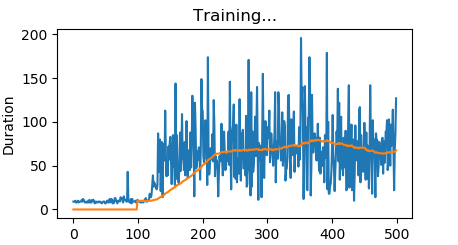

The Python source for this figure:
import gym
import math
import random
import numpy as np
import matplotlib
import matplotlib.pyplot as plt
from collections import namedtuple
from itertools import count
from PIL import Image
import torch
import torch.nn as nn
import torch.optim as optim
import torch.nn.functional as F
import torchvision.transforms as T
import sys

device = torch.device("cuda" if torch.cuda.is_available() else "cpu")

#Container to store timestep info
Experience = namedtuple(
    'Experience',
    ('state', 'action', 'next_state', 'reward', 'done')
)

#Environement
env = gym.make('CartPole-v0')
num_states = env.observation_space.shape[0]
num_actions = env.action_space.n


#Hyper-params
batch_size = 128        #size of batch to train the network
gamma = 0.999           #discount factor
eps_start = 0.99        #epsilon start value
eps_end = 0.01          #epsilon end value
eps_decay = 0.001       #epsilon decay rate
target_update = 5       #number of episodes to update the target network from the policy network
memory_size = 100000    #Experience replay buffer size
lr = 0.001              #learning rate for Adam
num_episodes = 500      #number of episodes

#Deep Q Network
class DQN(nn.Module):
    def __init__(self, num_inputs, num_actions):
        super(DQN, self).__init__()
        self.fc1 = nn.Linear(in_features=num_inputs, out_features=32)       #Dense Layer 1
        self.fc2 = nn.Linear(in_features=32, out_features=32)               #Dense Layer 2
        self.out = nn.Linear(in_features=32, out_features=num_actions)      #Output Layer

    def forward(self, t):
        t = F.relu(self.fc1(t))
        t = F.relu(self.fc2(t))
        t = self.out(t)
        return t

policy_net = DQN(num_states, num_actions).to(device)            #Network to get values for current states
target_net = DQN(num_states, num_actions).to(device)            #Network to get values for future states
optimizer = optim.Adam(params=policy_net.parameters(), lr=lr)   #Adam optimizer for neural network


class Agent():
    def __init__(self, num_actions, start, end, decay):
        self.current_step = 0
        self.num_actions = num_actions
        self.start = start
        self.end = end
        self.decay = decay

    def select_action(self, state):
        random_number = random.random()
        epsilon = self.end + (self.start - self.end) * \
            math.exp(-1. * self.current_step * self.decay)
        self.current_step += 1
        if random_number < epsilon:
            return env.action_space.sample()                    #Select random action
        else:
            q_values = policy_net(state).cpu().data.numpy()     
            return np.argmax(q_values)                          #Select the action with max Q value for the given state


class ReplayMemory():
    def __init__(self, capacity):
        self.capacity = capacity
        self.memory = []
        self.mem_count = 0

    def push(self, experience):                                 #Add experience to the buffer
        if len(self.memory) < self.capacity:
            self.memory.append(experience)
        else:
            self.memory[self.mem_count % self.capacity] = experience
        self.mem_count += 1

    def sample(self, batch_size):                               #Returns a random sample of size = batch_size from the buffer to train the network
        states, actions, rewards, next_states, dones = [], [], [], [], []
        idx = np.random.choice(len(self.memory), batch_size)
        for i in idx:
            experience = self.memory[i]
            state, action, next_state, reward, done = experience
            states.append(np.array(state, copy=False))
            actions.append(np.array(action, copy=False))
            rewards.append(reward)
            next_states.append(np.array(next_state, copy=False))
            dones.append(done)
        states = torch.as_tensor(
            np.array(states), dtype=torch.float32, device=device)
        actions = torch.as_tensor(np.array(actions), device=device)
        rewards = torch.as_tensor(
            np.array(rewards, dtype=np.float32), device=device
        )
        next_states = torch.as_tensor(
            np.array(next_states), dtype=torch.float32, device=device)
        dones = torch.as_tensor(
            np.array(dones, dtype=np.float32), device=device)
        return states, actions, rewards, next_states, dones        

    def can_provide_sample(self, batch_size):
        return len(self.memory) >= batch_size
    


def get_moving_average(period, values):     #Calculate the average of last 100 episodes
    values = torch.tensor(values, dtype=torch.float)
    if len(values) >= period:
        moving_avg = values.unfold(dimension=0, size=period, step=1).mean(dim=1).flatten(start_dim=0)
        moving_avg = torch.cat((torch.zeros(period-1), moving_avg))
        return moving_avg.numpy()
    else:
        moving_avg = torch.zeros(len(values))
        return moving_avg.numpy()


def plot(values, moving_avg_period):    #Helper function to plot the durations vs episodes
    plt.figure(2)
    plt.clf()
    plt.title('Training...')
    plt.xlabel('Episode')
    plt.ylabel('Duration')
    plt.plot(values)

    moving_avg = get_moving_average(moving_avg_period, values)
    plt.plot(moving_avg)
    print("Episode", len(values), "\n", moving_avg_period, "episode moving avg:", moving_avg[-1])
    plt.savefig("cartpole.png")
    plt.pause(0.001)
    

def train(states, actions, rewards, next_states, dones):            #Train the network
    max_q_values = target_net(next_states).max(-1).values
    target_q_values = (1. - dones) * gamma * max_q_values + rewards
    
    current_q_values = policy_net(states)
    action_masks = F.one_hot(actions, num_actions)
    masked_q_values = torch.sum(action_masks * current_q_values, dim = -1)
    loss = F.mse_loss(masked_q_values, target_q_values.detach())
    optimizer.zero_grad()
    loss.backward()
    optimizer.step()
    return loss

def main():
    agent = Agent(num_actions, eps_start, eps_end, eps_decay)
    memory = ReplayMemory(memory_size)
    
    target_net.eval()
    episode_durations = []
    
    my_lr_scheduler = optim.lr_scheduler.ExponentialLR(optimizer=optimizer, gamma=0.9)     #Learning rate scheduler
    solved = False

    for episode in range(num_episodes):
        state = env.reset().astype(np.float32)
        for timestep in count():
            state_in = torch.from_numpy(np.expand_dims(state, axis=0)).to(device)
            action = agent.select_action(state_in)
            next_state, reward, done, _ = env.step(action)
            next_state = next_state.astype(np.float32)
            memory.push(Experience(state, action, next_state, reward, done))
            state = next_state
            if memory.can_provide_sample(batch_size):                                       #sample a random batch from buffer to train the network
                states, actions, rewards, next_states, dones = memory.sample(
                    batch_size)
                loss = train(states, actions, rewards, next_states, dones)
            if done:
                episode_durations.append(timestep)
                plot(episode_durations, 100)
                break
        if episode % 5 == 0:
            my_lr_scheduler.step()
        if episode % target_update == 0:
            target_net.load_state_dict(policy_net.state_dict())                             #Update the parameters of target network from policy network
    env.close()

#Function to play
def play(): 
    score = 0
    policy_net = torch.load("blob/cartpole_best.pth")
    for episode in range(100):
        state = env.reset().astype(np.float32)
        done = False
        score = 0
        while not done:
            state_in = torch.from_numpy(np.expand_dims(state, axis = 0)).float().to(device)
            action = policy_net(state_in).cpu().data.numpy()
            action = np.argmax(action)
            next_state, reward, done, _ = env.step(action)
            score += reward
            env.render()
            state = next_state
        print(f"Score for this round: {score}")

env.close()

if __name__ == "__main__":
    if 'play' in sys.argv:
        play()
    elif 'train' in sys.argv:
        main()
    else:
        print("Please specify your choice")
    